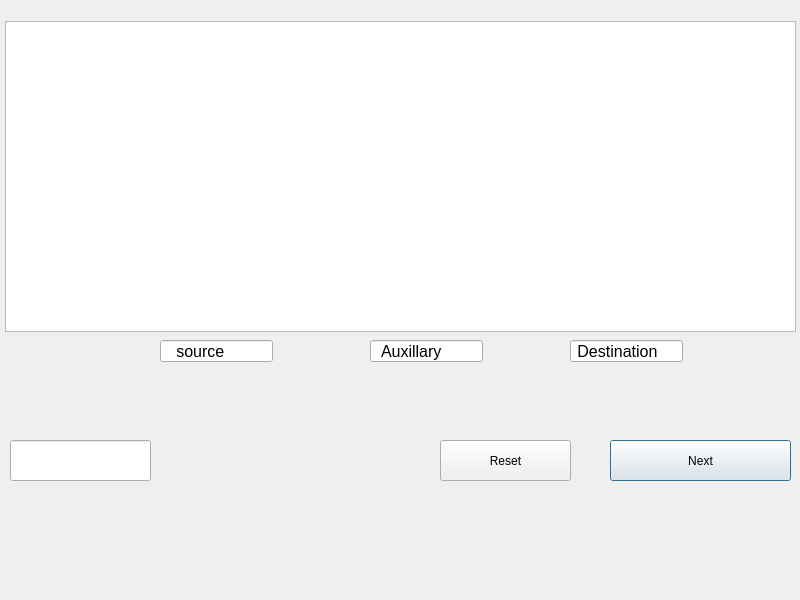
<?xml version="1.0" encoding="UTF-8"?>
<ui version="4.0">
 <class>TowersofHanoi</class>
 <widget class="QDialog" name="TowersofHanoi">
  <property name="geometry">
   <rect>
    <x>0</x>
    <y>0</y>
    <width>800</width>
    <height>600</height>
   </rect>
  </property>
  <property name="windowTitle">
   <string>TowersofHanoi</string>
  </property>
  <widget class="QGraphicsView" name="graphicsView">
   <property name="geometry">
    <rect>
     <x>5</x>
     <y>21</y>
     <width>791</width>
     <height>311</height>
    </rect>
   </property>
  </widget>
  <widget class="QPushButton" name="pushButton">
   <property name="geometry">
    <rect>
     <x>610</x>
     <y>440</y>
     <width>181</width>
     <height>41</height>
    </rect>
   </property>
   <property name="text">
    <string>Next</string>
   </property>
  </widget>
  <widget class="QPushButton" name="pushButton_2">
   <property name="geometry">
    <rect>
     <x>440</x>
     <y>440</y>
     <width>131</width>
     <height>41</height>
    </rect>
   </property>
   <property name="text">
    <string>Reset</string>
   </property>
  </widget>
  <widget class="QLineEdit" name="lineEdit">
   <property name="geometry">
    <rect>
     <x>10</x>
     <y>440</y>
     <width>141</width>
     <height>41</height>
    </rect>
   </property>
  </widget>
  <widget class="QLineEdit" name="lineEdit_2">
   <property name="geometry">
    <rect>
     <x>160</x>
     <y>340</y>
     <width>113</width>
     <height>22</height>
    </rect>
   </property>
   <property name="font">
    <font>
     <pointsize>12</pointsize>
    </font>
   </property>
   <property name="text">
    <string>   source</string>
   </property>
  </widget>
  <widget class="QLineEdit" name="lineEdit_3">
   <property name="geometry">
    <rect>
     <x>370</x>
     <y>340</y>
     <width>113</width>
     <height>22</height>
    </rect>
   </property>
   <property name="font">
    <font>
     <pointsize>12</pointsize>
    </font>
   </property>
   <property name="text">
    <string>  Auxillary</string>
   </property>
  </widget>
  <widget class="QLineEdit" name="lineEdit_4">
   <property name="geometry">
    <rect>
     <x>570</x>
     <y>340</y>
     <width>113</width>
     <height>22</height>
    </rect>
   </property>
   <property name="font">
    <font>
     <pointsize>12</pointsize>
    </font>
   </property>
   <property name="text">
    <string> Destination</string>
   </property>
  </widget>
 </widget>
 <resources/>
 <connections/>
</ui>
